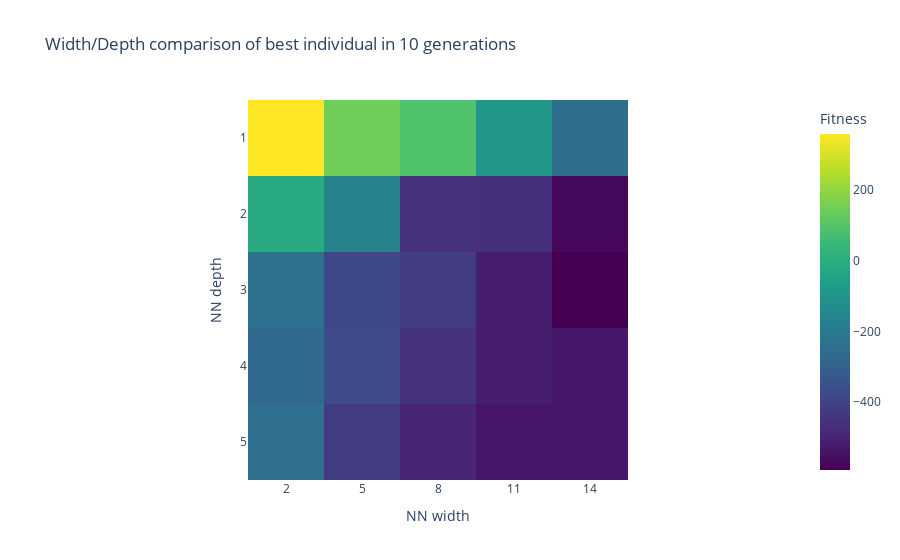

Write notebook code for a chart like this one.
### Code cell
fitness = np.mean(np.array(best_solution_fitness), axis=2)

df = px.data.medals_wide(indexed=True)
fig = px.imshow(
    fitness.T,
    title="Width/Depth comparison of best individual in {} generations".format(parameters["num_generations"]),
    labels=dict(x="NN width", y="NN depth", color="Fitness"),
    x=list(map(str,width)), 
    y=list(map(str,depth)),
    color_continuous_scale=px.colors.sequential.Viridis,
)
fig.show()

### Figure 1 — Plotly figure (JSON) as saved in the notebook; plotly's stock layout.template omitted (floating-point values rounded to 4 significant figures)
{"data": [{"coloraxis": "coloraxis", "hovertemplate": "NN width: %{x}<br>NN depth: %{y}<br>Fitness: %{z}<extra></extra>", "name": "0", "type": "heatmap", "x": ["2", "5", "8", "11", "14"], "xaxis": "x", "y": ["1", "2", "3", "4", "5"], "yaxis": "y", "z": [[359.2, 149.0, 92.84, -87.52, -248.8], [-14.67, -164.7, -457.3, -463.8, -573.9], [-240.5, -383.9, -418.9, -517.4, -592.8], [-274.8, -377.2, -457.2, -514.9, -534.3], [-242.1, -423.0, -495.5, -534.3, -533.5]]}], "layout": {"coloraxis": {"colorbar": {"title": {"text": "Fitness"}}, "colorscale": [[0, "#440154"], [0.1111, "#482878"], [0.2222, "#3e4989"], [0.3333, "#31688e"], [0.4444, "#26828e"], [0.5556, "#1f9e89"], [0.6667, "#35b779"], [0.7778, "#6ece58"], [0.8889, "#b5de2b"], [1, "#fde725"]]}, "title": {"text": "Width/Depth comparison of best individual in 10 generations"}, "xaxis": {"anchor": "y", "constrain": "domain", "domain": [0, 1], "scaleanchor": "y", "title": {"text": "NN width"}}, "yaxis": {"anchor": "x", "autorange": "reversed", "constrain": "domain", "domain": [0, 1], "title": {"text": "NN depth"}}}}
